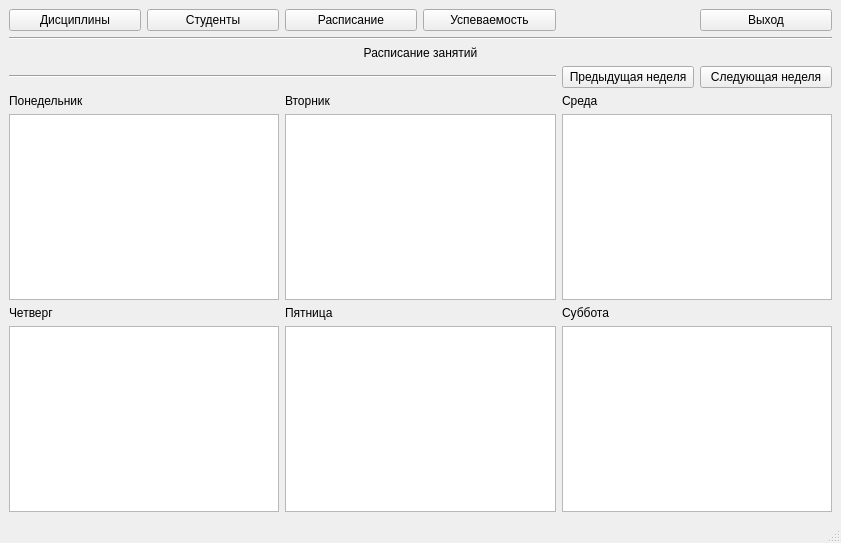
<?xml version="1.0" encoding="UTF-8"?>
<ui version="4.0">
 <class>MainWindow</class>
 <widget class="QMainWindow" name="MainWindow">
  <property name="geometry">
   <rect>
    <x>0</x>
    <y>0</y>
    <width>841</width>
    <height>543</height>
   </rect>
  </property>
  <property name="windowTitle">
   <string>MainWindow</string>
  </property>
  <widget class="QWidget" name="centralwidget">
   <layout class="QVBoxLayout" name="verticalLayout">
    <item>
     <layout class="QGridLayout" name="gridLayout">
      <item row="0" column="2">
       <widget class="QPushButton" name="pushButton_5">
        <property name="text">
         <string>Расписание</string>
        </property>
       </widget>
      </item>
      <item row="0" column="0">
       <widget class="QPushButton" name="pushButton">
        <property name="text">
         <string>Дисциплины</string>
        </property>
       </widget>
      </item>
      <item row="8" column="0" colspan="2">
       <widget class="QLabel" name="label_2">
        <property name="text">
         <string>Четверг</string>
        </property>
       </widget>
      </item>
      <item row="4" column="0" colspan="2">
       <widget class="QLabel" name="label">
        <property name="text">
         <string>Понедельник</string>
        </property>
       </widget>
      </item>
      <item row="4" column="2" colspan="2">
       <widget class="QLabel" name="label_4">
        <property name="text">
         <string>Вторник</string>
        </property>
       </widget>
      </item>
      <item row="8" column="2" colspan="2">
       <widget class="QLabel" name="label_5">
        <property name="text">
         <string>Пятница</string>
        </property>
       </widget>
      </item>
      <item row="0" column="3">
       <widget class="QPushButton" name="pushButton_3">
        <property name="text">
         <string>Успеваемость</string>
        </property>
       </widget>
      </item>
      <item row="0" column="1">
       <widget class="QPushButton" name="pushButton_2">
        <property name="text">
         <string>Студенты</string>
        </property>
       </widget>
      </item>
      <item row="5" column="2" colspan="2">
       <widget class="QTableWidget" name="tableWidget_2"/>
      </item>
      <item row="9" column="2" colspan="2">
       <widget class="QTableWidget" name="tableWidget_5"/>
      </item>
      <item row="5" column="0" colspan="2">
       <widget class="QTableWidget" name="tableWidget"/>
      </item>
      <item row="9" column="0" colspan="2">
       <widget class="QTableWidget" name="tableWidget_4"/>
      </item>
      <item row="3" column="0" colspan="4">
       <widget class="Line" name="line">
        <property name="orientation">
         <enum>Qt::Horizontal</enum>
        </property>
       </widget>
      </item>
      <item row="3" column="4">
       <widget class="QPushButton" name="pushButton_7">
        <property name="text">
         <string>Предыдущая неделя</string>
        </property>
       </widget>
      </item>
      <item row="3" column="5">
       <widget class="QPushButton" name="pushButton_8">
        <property name="text">
         <string>Следующая неделя</string>
        </property>
       </widget>
      </item>
      <item row="0" column="5">
       <widget class="QPushButton" name="pushButton_4">
        <property name="text">
         <string>Выход</string>
        </property>
       </widget>
      </item>
      <item row="1" column="0" colspan="6">
       <widget class="Line" name="line_2">
        <property name="orientation">
         <enum>Qt::Horizontal</enum>
        </property>
       </widget>
      </item>
      <item row="2" column="0" colspan="6">
       <widget class="QLabel" name="label_3">
        <property name="text">
         <string>Расписание занятий</string>
        </property>
        <property name="alignment">
         <set>Qt::AlignCenter</set>
        </property>
       </widget>
      </item>
      <item row="5" column="4" colspan="2">
       <widget class="QTableWidget" name="tableWidget_3"/>
      </item>
      <item row="9" column="4" colspan="2">
       <widget class="QTableWidget" name="tableWidget_6"/>
      </item>
      <item row="8" column="4" colspan="2">
       <widget class="QLabel" name="label_7">
        <property name="text">
         <string>Суббота</string>
        </property>
       </widget>
      </item>
      <item row="4" column="4" colspan="2">
       <widget class="QLabel" name="label_6">
        <property name="text">
         <string>Среда</string>
        </property>
       </widget>
      </item>
     </layout>
    </item>
   </layout>
  </widget>
  <widget class="QStatusBar" name="statusbar"/>
 </widget>
 <resources/>
 <connections/>
</ui>
